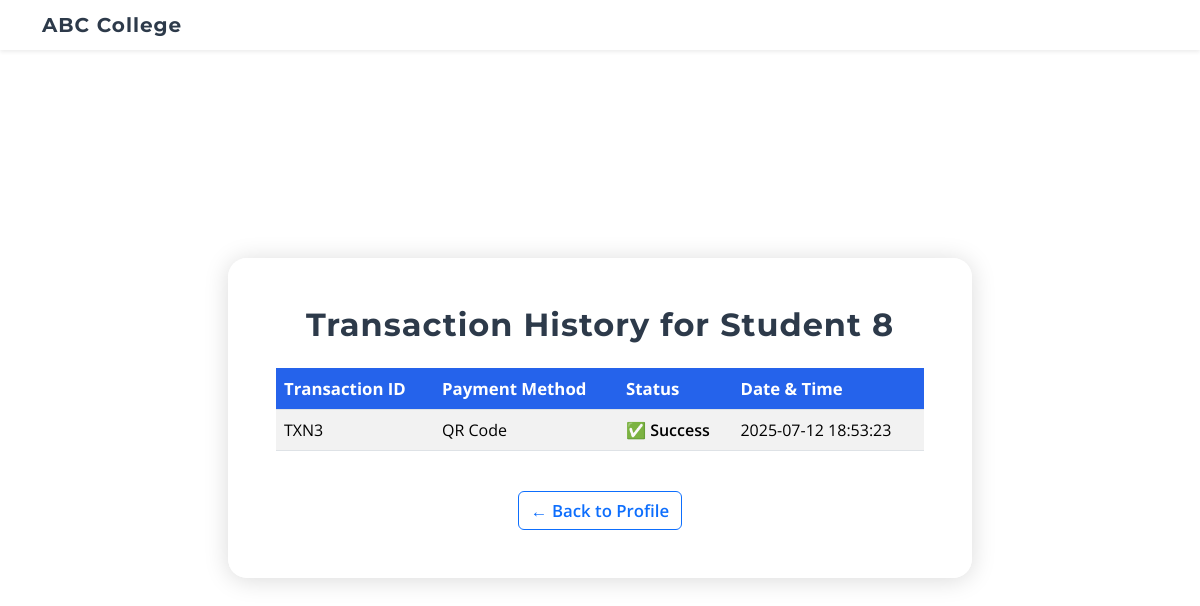
The app's page /transaction_history (signed in), older data.
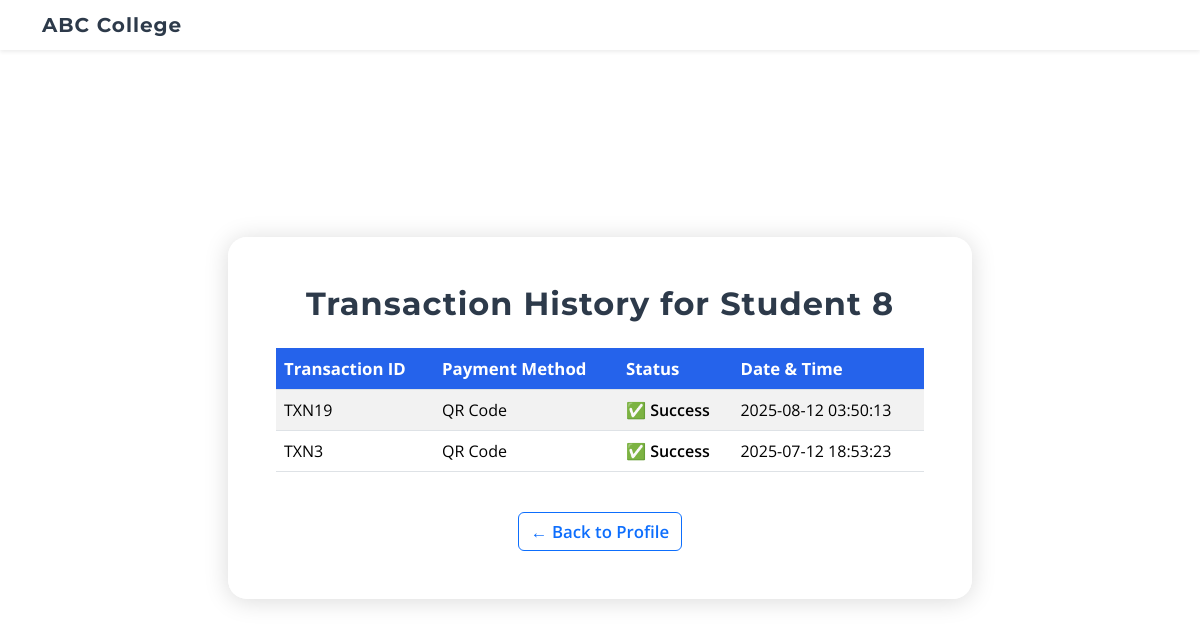
The same page, newer data.
### app.py (models this page shows)
class User(db.Model):
    id = db.Column(db.Integer, primary_key=True)
    usn = db.Column(db.String(20), unique=True, nullable=False)
    name = db.Column(db.String(100))
    email = db.Column(db.String(100), unique=True, nullable = False)
    password = db.Column(db.String(100))
    fee_paid = db.Column(db.Boolean, default=False)
    photo_path = db.Column(db.String(200))  # Add this to User model

class HallTicket(db.Model):
    id = db.Column(db.Integer, primary_key=True)
    user_id = db.Column(db.Integer, db.ForeignKey('user.id'), nullable=False)
    course = db.Column(db.String(100))
    semesters = db.Column(db.String(200))
    subjects = db.Column(db.String(300))
    payment_method = db.Column(db.String(50))
    date = db.Column(db.DateTime, default=lambda: datetime.now(timezone.utc))

### app.py (the view)
@app.route('/transaction_history')
def transaction_history():
    usn = session.get('usn')
    user = User.query.filter_by(usn=usn).first()
    tickets = HallTicket.query.filter_by(user_id=user.id).order_by(HallTicket.id.desc()).all()
    return render_template('transaction_history.html', tickets=tickets, username=user.name)

### templates/transaction_history.html (shortened to what this page needs)
<!DOCTYPE html>
<html lang="en">
<head>
    <link href="https://cdn.jsdelivr.net/npm/bootstrap@5.3.2/dist/css/bootstrap.min.css" rel="stylesheet">
</head>
<body>
    <nav class="navbar navbar-light shadow-sm mb-5">
        <div class="container">
            <span class="navbar-brand mb-0 h1 college-title">ABC College</span>
        </div>
    </nav>
    <div class="container d-flex align-items-center justify-content-center" style="min-height: 80vh;">
        <div class="col-md-10 col-lg-8 history-card p-5">
            <h2 class="mb-4 college-title text-center">Transaction History for {{ username }}</h2>
            <div class="table-responsive mb-4">
                <table class="table table-striped table-hover align-middle">
                    <thead>
                        <tr>
                            <th>Transaction ID</th>
                            <th>Payment Method</th>
                            <th>Status</th>
                            <th>Date & Time</th>
                        </tr>
                    </thead>
                    <tbody>
                        {% for ticket in tickets %}
                        <tr>
                            <td>TXN{{ ticket.id }}</td>
                            <td>{{ ticket.payment_method or 'N/A' }}</td>
                            <td class="status-success">✅ Success</td>
                            <td>
                                {% if ticket.date %}
                                    {{ ticket.date.strftime('%Y-%m-%d %H:%M:%S') }}
                                {% else %}
                                    N/A
                                {% endif %}
                            </td>
                        </tr>
                        {% else %}
                        <tr>
                            <td colspan="4" class="text-center text-muted">No transactions found.</td>
                        </tr>
                        {% endfor %}
                    </tbody>
                </table>
            </div>
            <div class="text-center">
                <a href="{{ url_for('profile') }}" class="btn btn-outline-primary back-link">&larr; Back to Profile</a>
            </div>
        </div>
    </div>
</body>
</html>

### templates/transaction_history.html (style rules this page uses)
body { background-image: url('https://images.unsplash.com/photo-1607237138185-eedd9c632b0b?q=80&w=1074&auto=format&fit=crop&ixlib=rb-4.1.0&ixid=M3wxMjA3fDB8MHxwaG90by1wYWdlfHx8fGVufDB8fHx8fA%3D%3D'); background-size: cover; background-position: center; min-height: 100vh; font-family: 'Open Sans', Arial, sans-serif; }
.history-card { background: rgba(255,255,255,0.85); border-radius: 1.2rem; box-shadow: 0 2px 24px rgba(0,0,0,0.15); backdrop-filter: blur(2px); }
.college-title { font-family: 'Montserrat', Arial, sans-serif; font-weight: 700; color: #2d3a4a; letter-spacing: 1px; }
.table thead th { background: #2563eb; color: #fff; font-size: 1.05rem; }
.status-success { color: #22c55e; font-weight: 600; }
.navbar { background: rgba(255,255,255,0.92) !important; }
.back-link { font-size: 1.05rem; font-weight: 600; }

Row changes from the older to the newer data that the page shows:
added HallTicket: id "19", payment_method "QR Code", date "2025-08-12 03:50:13"
